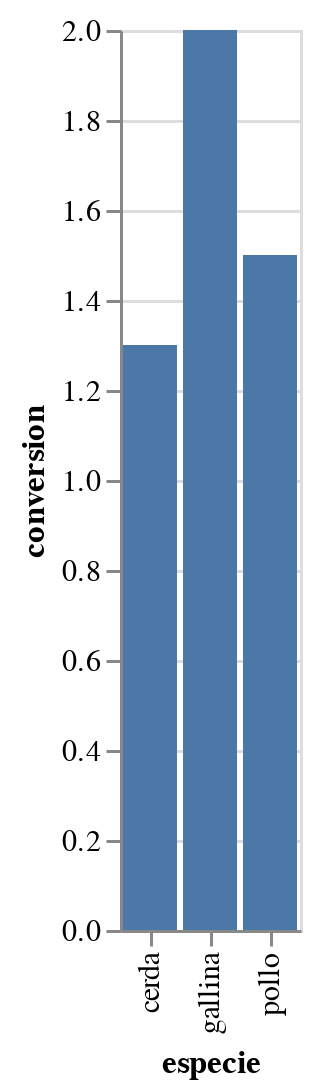

Notebook code for this chart:
### Code cell
import altair as alt
import pandas as pd

source = pd.DataFrame({
    'especie': ['pollo', 'gallina', 'cerda'],
    'conversion': [1.5, 2.0, 1.3]
})

alt.Chart(source).mark_bar().encode(
    x='especie',
    y='conversion'
)

### Figure 1 — Vega-Lite specification as saved in the notebook (floating-point values rounded to 4 significant figures)
{"config": {"view": {"continuousWidth": 300, "continuousHeight": 300}}, "data": {"name": "data-b4e9aef409058564ff4e9a46fad4ce65"}, "mark": {"type": "bar"}, "encoding": {"x": {"field": "especie", "type": "nominal"}, "y": {"field": "conversion", "type": "quantitative"}}, "$schema": "https://vega.github.io/schema/vega-lite/v5.20.1.json", "datasets": {"data-b4e9aef409058564ff4e9a46fad4ce65": [{"especie": "pollo", "conversion": 1.5}, {"especie": "gallina", "conversion": 2.0}, {"especie": "cerda", "conversion": 1.3}]}}
